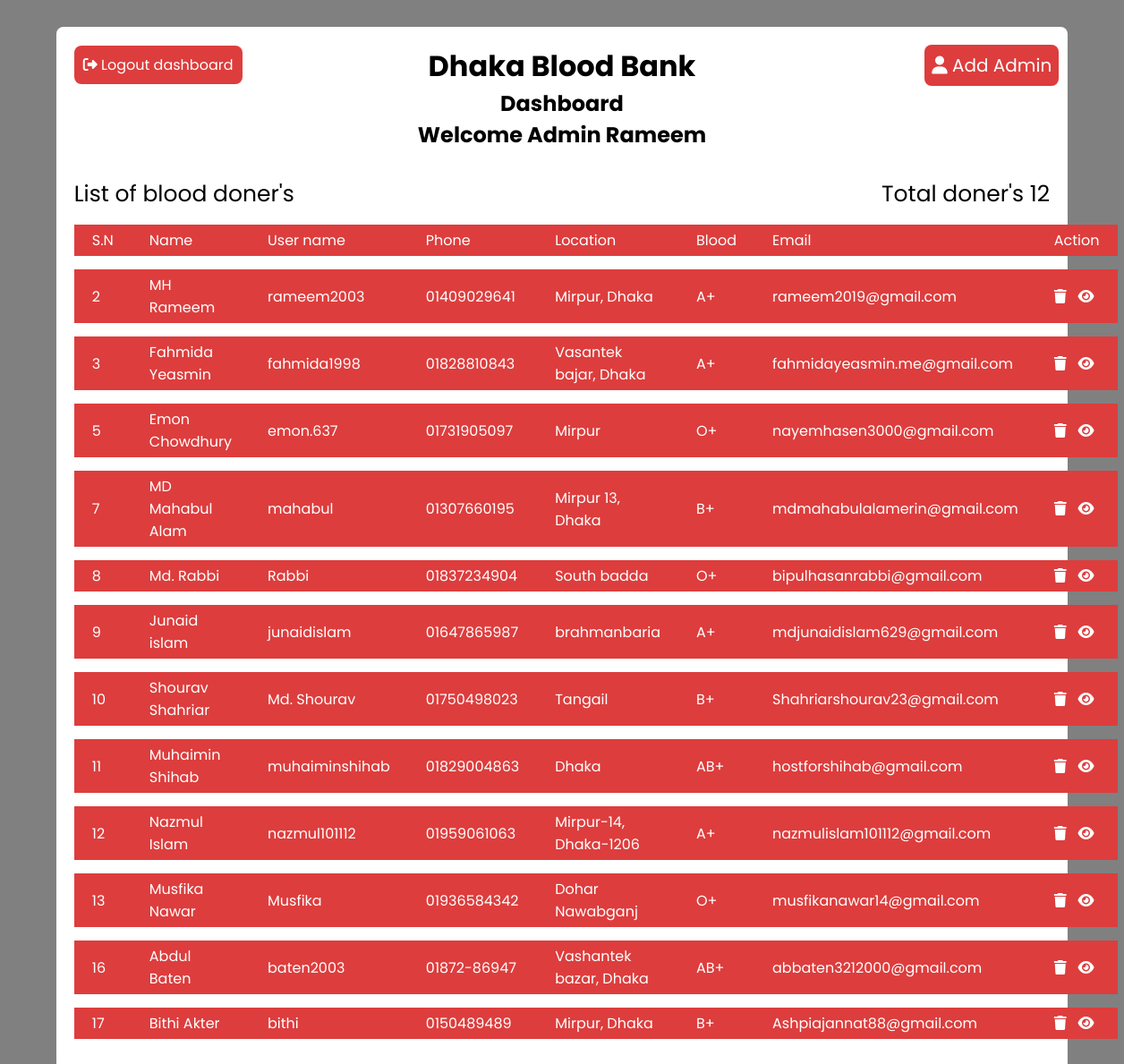
The page /dashboard.php (signed in) on the database as committed earlier.
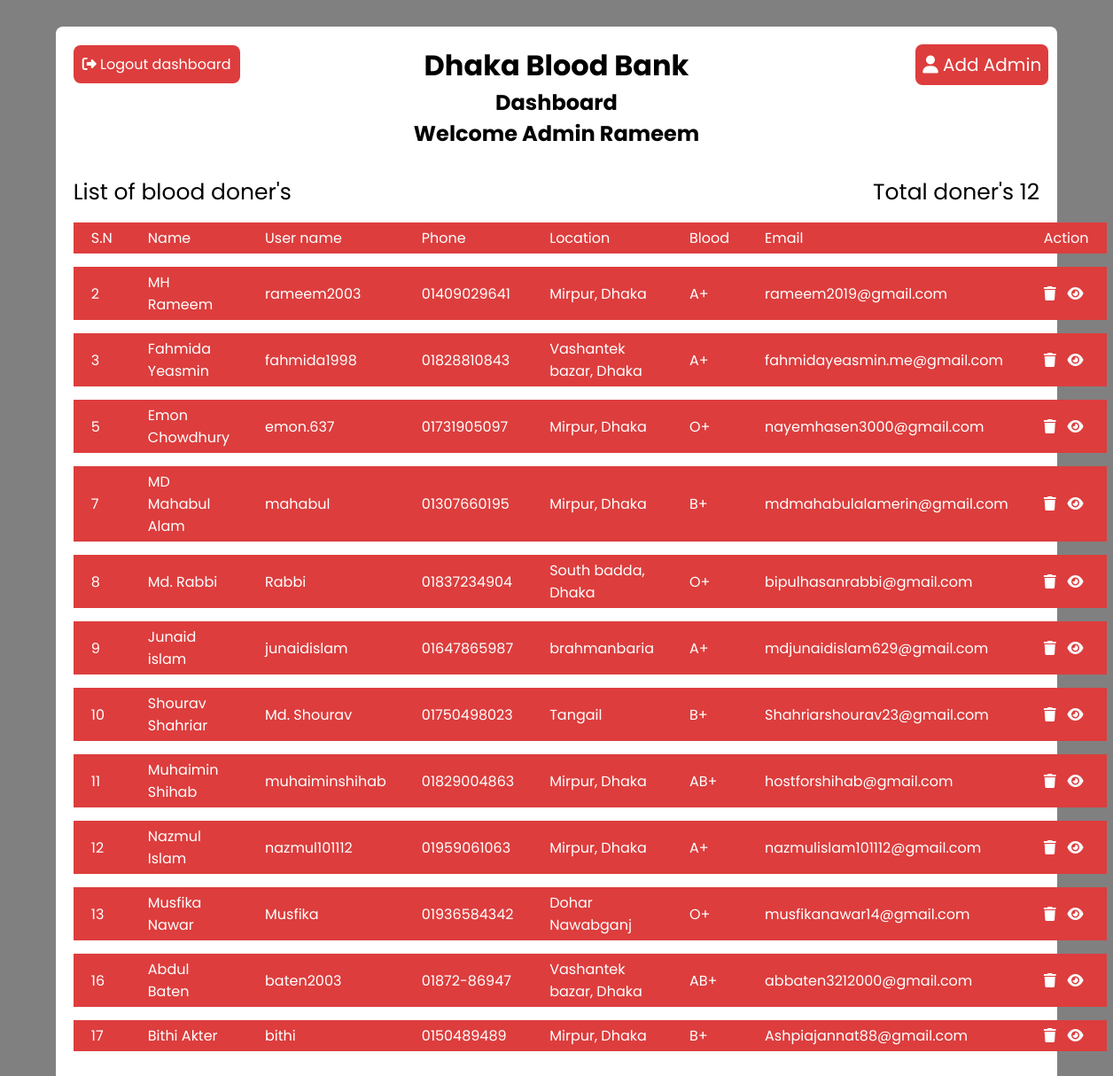
The same page on the database as committed later.
### tables this page shows
CREATE TABLE `donors` (
  `id` int(11) NOT NULL,
  `f_name` varchar(255) NOT NULL,
  `l_name` varchar(255) NOT NULL,
  `u_name` varchar(255) NOT NULL,
  `dob` date NOT NULL,
  `location` varchar(255) NOT NULL,
  `donate_date` date NOT NULL,
  `blood` varchar(5) NOT NULL,
  `photo` varchar(255) NOT NULL,
  `phone` varchar(11) NOT NULL,
  `fb` varchar(255) NOT NULL,
  `email` varchar(255) NOT NULL,
  `password` varchar(255) NOT NULL,
  `gender` varchar(255) DEFAULT NULL
);

### dashboard.php (the view, shortened to what this page needs)
<?php
    include './include/configuration.php';
    $admin_id = $_SESSION['admin_id'];
    $load_doners_info = "SELECT * FROM `donors`";
    $run = mysqli_query($conn, $load_doners_info);
    $total_rows = mysqli_num_rows($run);
    $load_admin_name = "SELECT * FROM `admin` WHERE id = '$admin_id'";
    $run_query = mysqli_query($conn, $load_admin_name);
    if(mysqli_num_rows($run_query)){
        $admin_name = mysqli_fetch_assoc($run_query);
    }
?>
<!DOCTYPE html>
<html lang="en">
<head>
    <link rel="stylesheet" href="./css/dashboard.css">
    <link rel="stylesheet" href="https://cdnjs.cloudflare.com/ajax/libs/font-awesome/6.1.1/css/all.min.css" />
</head>
<body>
    <div class="wrapper">
        <button id="addAdminBtn"><i class="fa-solid fa-user"></i> Add Admin</button>
        <div class="logout">
            <a href="dashboard.php?logout=<?php echo $admin_id ?>"><i class="fa-solid fa-right-from-bracket"></i> Logout dashboard</a>
        </div>
        <div class="title">
            <h1>Dhaka Blood Bank</h1>
            <h2>Dashboard</h2>
        </div>
        <div class="admin_name">
            <h2>Welcome Admin <?php echo $admin_name['admin_user'] ?></h2>
        </div>
        <div class="list">
            <div class="list_head">
                <span class="list_title">List of blood doner's</span>
                <span class="total">Total doner's <?php echo $total_rows ?></span>
            </div>
            <table>
                <thead>
                    <tr>
                        <td>S.N</td>
                        <td>Name</td>
                        <td>User name</td>
                        <td>Phone</td>
                        <td>Location</td>
                        <td>Blood</td>
                        <td>Email</td>
                        <td>Action</td>
                    </tr>
                </thead>
                <tbody>
                    <?php
                        if(mysqli_num_rows($run) > 0){
                            while($row = mysqli_fetch_assoc($run)){
                                ?>
                                    <tr>
                                        <td><?php echo $row['id']; ?></td>
                                        <td><?php echo $row['f_name'] . " " . $row['l_name']; ?></td>
                                        <td><?php echo $row['u_name']; ?></td>
                                        <td><?php echo $row['phone']; ?></td>
                                        <td><?php echo $row['location']; ?></td>
                                        <td><?php echo $row['blood'] ?></td>
                                        <td><?php echo $row['email'] ?></td>
                                        <td><a class="trash" href="dashboard.php?dl=<?php echo $row['id'] ?>"><i class="fa-solid fa-trash"></i></a> &nbsp; <a class="trash" target="_blank" href="./view_profile.php?viewProfile=<?php echo $row['id']; ?>"><i class="fa-solid fa-eye"></i></a> </td>
                                    </tr>
                                <?php
                            }
                        }else{
                            echo "Not found";
                        }
                    ?>
                </tbody>
            </table>
        </div>
    </div>
</body>
</html>

Rows that differ between the two databases and show on the page:
changed donors "Fahmida": location "Vasantek bajar, Dhaka" → "Vashantek bazar, Dhaka"
changed donors "Emon": location "Mirpur" → "Mirpur, Dhaka"
changed donors "MD Mahabul": location "Mirpur 13, Dhaka" → "Mirpur, Dhaka"
changed donors "Md.": location "South badda" → "South badda, Dhaka"
changed donors "Muhaimin": location "Dhaka" → "Mirpur, Dhaka"
changed donors "Nazmul": location "Mirpur-14, Dhaka-1206" → "Mirpur, Dhaka"
